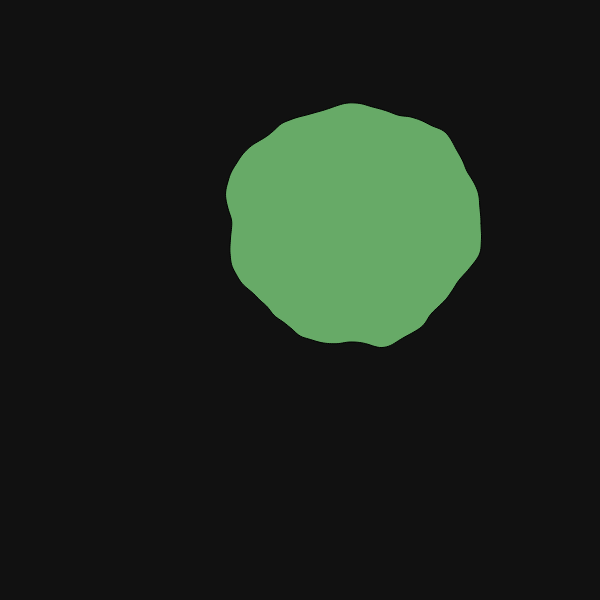
Frame 1 (no input)
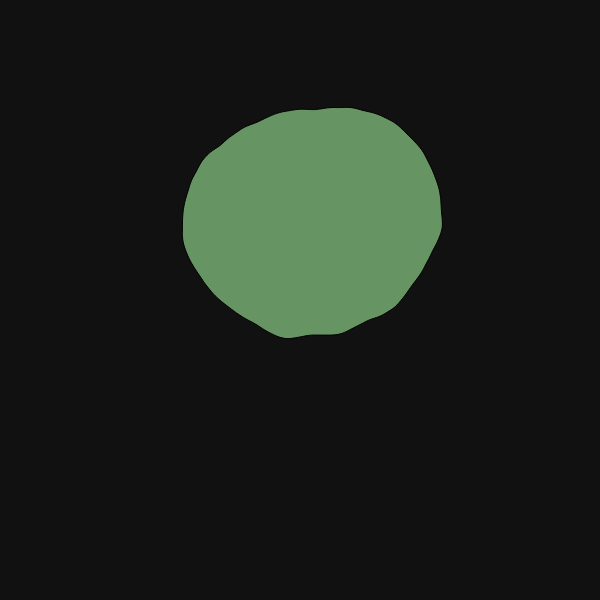
Frame 60 (no input)
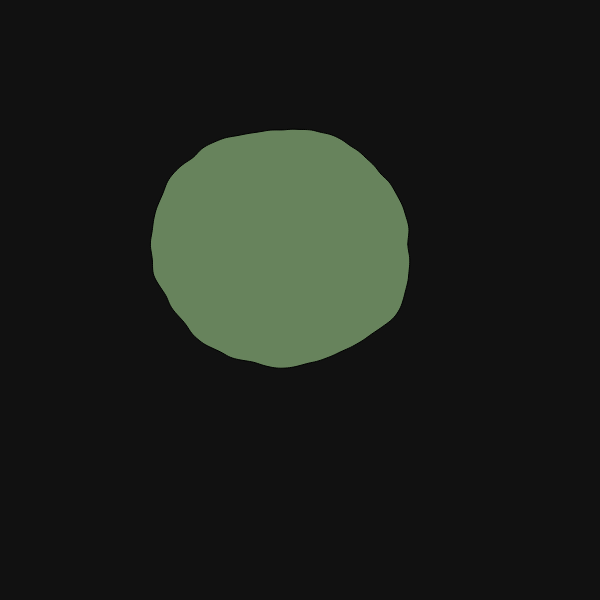
Frame 120 (the mouse pressed at the canvas centre since frame 60)

The p5.js sketch that drew these frames (run headless with seeded random() and noise() and a simulated clock; from frame 60 on, the mouse is pressed at the canvas centre):

// p5.js sketch
// ── sketch.js
let zoff = 0;
let xoff1 = 0;
let xoff2 = 100;
let coff = 0;

function setup() {
  centerCanvas();
}

function draw() {
	
	background('#111');
	
	// Go to a random pos
	let x = map(noise(xoff1), 0, 1, 150, width-150);
	let y = map(noise(xoff2), 0, 1, 150, height-150);
	translate(x, y);
	
	xoff1 += 0.003;
	xoff2 += 0.003;

	beginShape();
	for(let a = 0; a < TWO_PI; a += radians(1)){
		
		// Pick Perlin values like a circle
		let cosA = cos(a);
		let sinA = sin(a);
		let i = map(cosA, -1, 1, 0, 2);
		let j = map(sinA, -1, 1, 0, 2);
		let sNoise = noise(i, j, zoff);
		let r = map(sNoise, 0, 1, 100, 150); // to pick the disk diameter / 2
		
		// Now draw the circle with a random r
		let x = r * cosA;
		let y = r * sinA;
		
		let rNoise = floor(noise(cos(coff)) * 255);
		let gNoise = floor(noise(sin(coff)) * 255);
		let bNoise = floor(noise(sin(coff) + cos(coff)) * 255);
		
		fill(rNoise, gNoise, bNoise);
		vertex(x, y);
	}
	endShape();
	
	coff += 0.002;
	zoff += 0.02;
	
}

function centerCanvas() {
  canvas = createCanvas(0.5 * windowWidth, 0.5 * windowWidth);
  var x = windowWidth - width - 10;
  var y = (windowHeight - 0.5 * windowWidth) / 2;
  canvas.position(x, y);
}

function windowResized() {
  centerCanvas();
}
